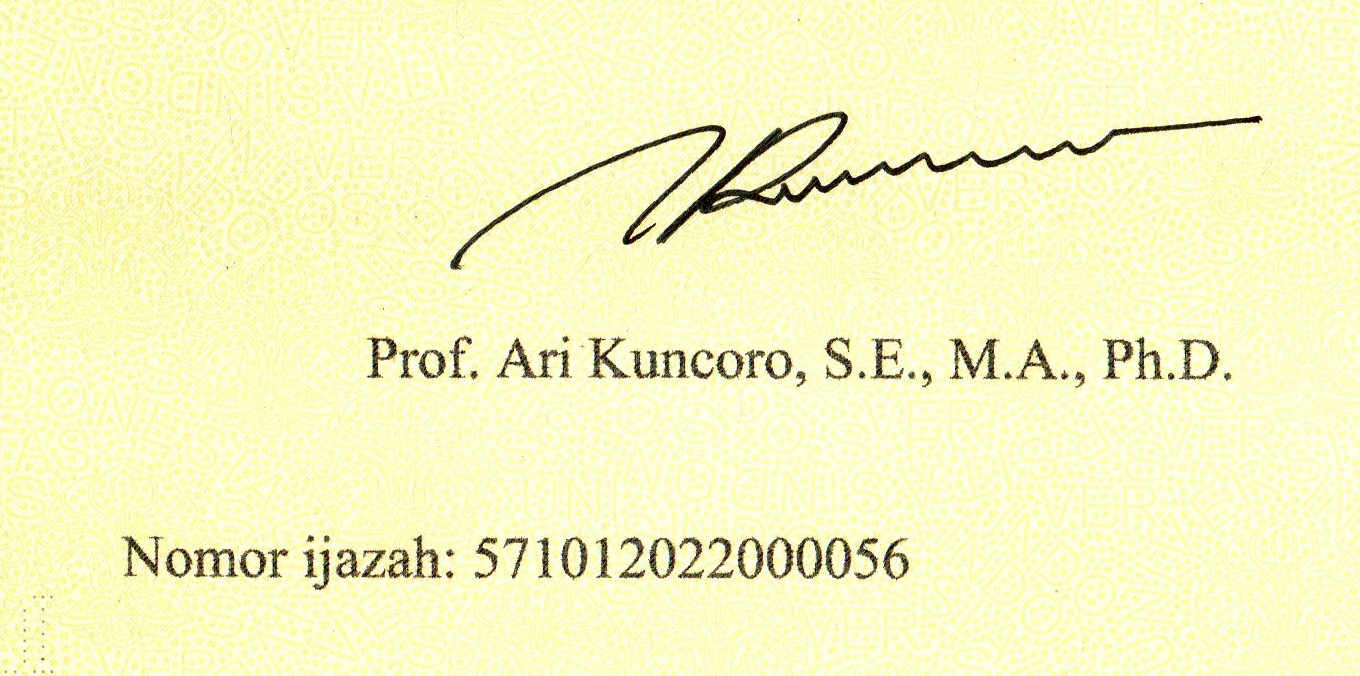
#> input picture Ijazah/01_HighQuality_Enhanced (4).jpg, 1360 x 676 px; its folder holds only this picture in this run
$ python main.py
#> lines starting #> are read from the running program, lines starting #| are printed output that depends on the picture; after the words box and inside, x2 and y2 are one past the last pixel; in counts of white or black regions, pixels touching at a corner belong together
#> in main, gambar is the input picture: shape (676, 1360, 3); mean B, G, R 194.9, 246.5, 246.8
import cv2
import re
import pytesseract

pytesseract.pytesseract.tesseract_cmd = (
    r"C:\Program Files\Tesseract-OCR\tesseract.exe"
)

import pandas as pd
import numpy as np

from pathlib import Path


# 1. Pengaturan

FOLDER_NOMOR_IJAZAH = Path("Ijazah")
FOLDER_HASIL = Path("Hasil")

FOLDER_NOMOR_IJAZAH.mkdir(exist_ok=True)
FOLDER_HASIL.mkdir(exist_ok=True)

# Nomor ijazah acuan dari gambar yang diberikan
GROUND_TRUTH = "571012022000056"

# Area tanda tangan dalam persen setelah gambar diluruskan.
AREA_TTD = (35, 18, 96, 45)

# Ambang awal deteksi tanda tangan
AMBANG_TTD = 0.005

EKSTENSI_GAMBAR = {
    ".jpg", ".jpeg", ".png", ".bmp", ".tif", ".tiff"
}

# [10 lines left out: function batas_area_persen, not called in this run]


# 3. Enhancement gambar
def buat_metode(gambar):
    # Pastikan input berupa gambar grayscale
    if len(gambar.shape) == 3:
        abu = cv2.cvtColor(gambar, cv2.COLOR_BGR2GRAY)
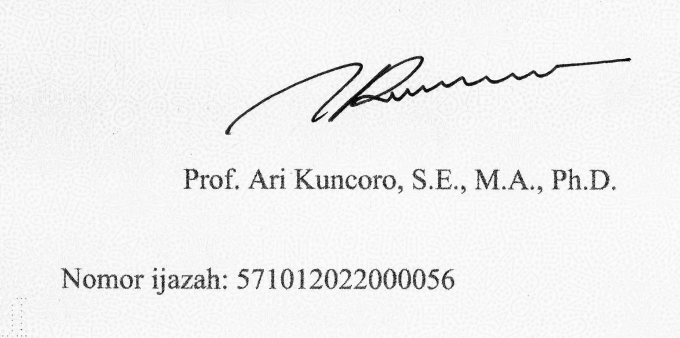
#> abu: shape (676, 1360) (shown at 1/2 size); min 0, max 255, mean 240.7
    else:
        abu = gambar.copy()

    # Mengurangi bintik kecil
    denoise = cv2.fastNlMeansDenoising(abu, None, 10, 7, 21)

    # Meningkatkan kontras lokal
    clahe = cv2.createCLAHE(
        clipLimit=2.0, tileGridSize=(8, 8)
    ).apply(denoise)

    # Mempertajam teks
    blur = cv2.GaussianBlur(clahe, (0, 0), 1.5)
    sharpen = cv2.addWeighted(clahe, 1.5, blur, -0.5, 0)

    # Threshold dengan blok lebih besar untuk mengurangi
    # pengaruh bintik-bintik kecil pada latar
    adaptive = cv2.adaptiveThreshold(
        clahe, 255, cv2.ADAPTIVE_THRESH_GAUSSIAN_C, cv2.THRESH_BINARY, 51, 15
    )
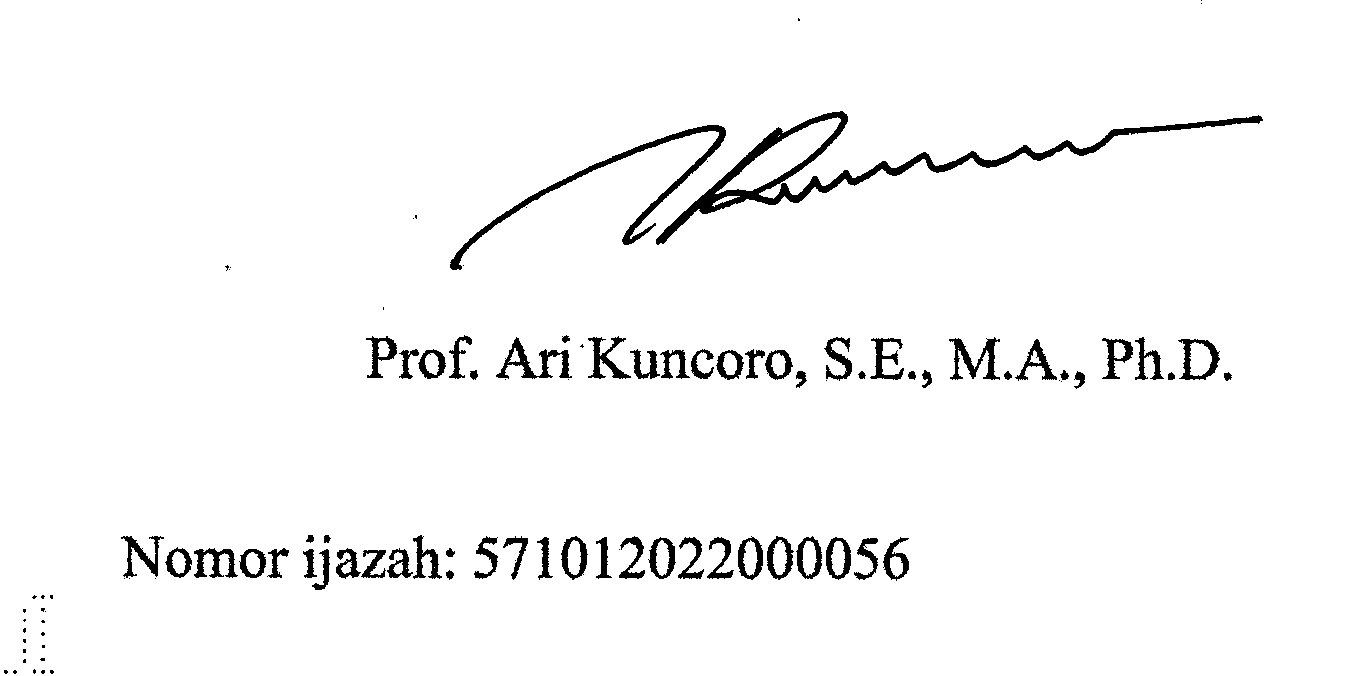
#> adaptive: shape (676, 1360); 96.7% white; 105 black regions (43 under 20 px), largest, box (x1, y1, x2, y2) and area: (656, 111, 1263, 245) 6846, (450, 125, 726, 270) 2831, (496, 337, 572, 379) 953

    # Otsu sebagai metode pembanding
    _, otsu = cv2.threshold(clahe, 0, 255, cv2.THRESH_BINARY + cv2.THRESH_OTSU)
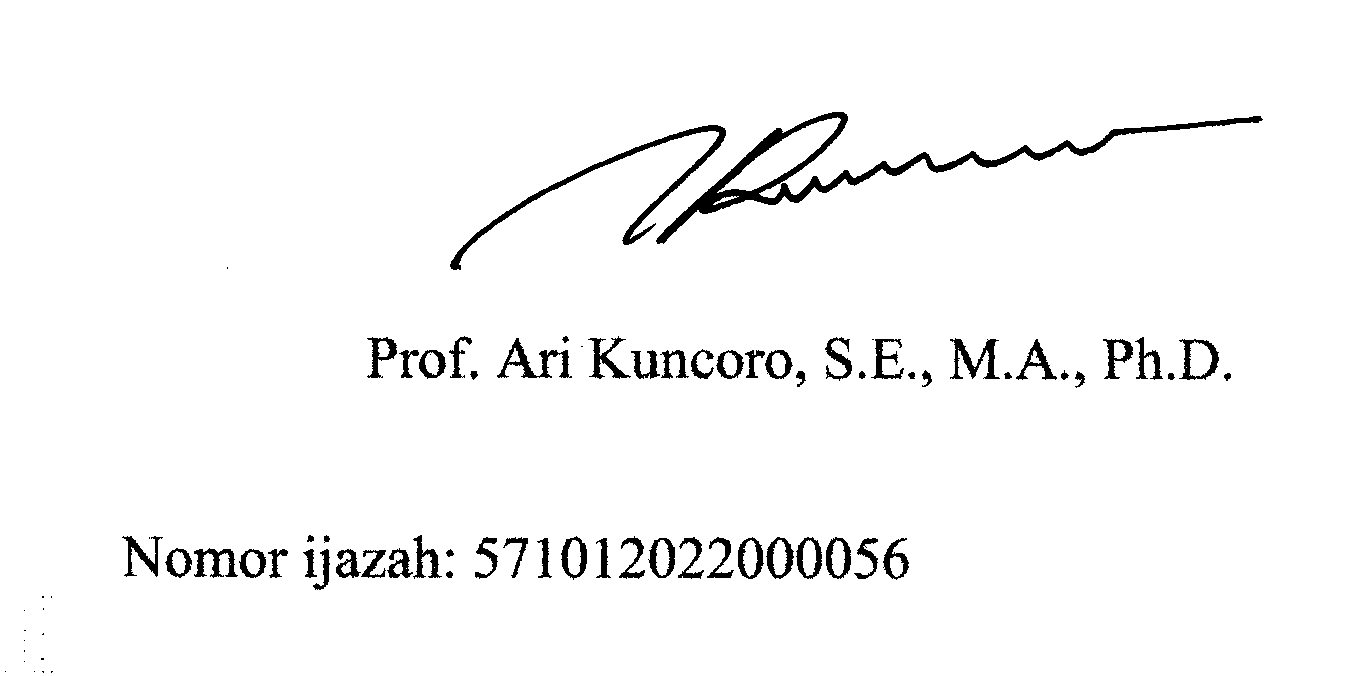
#> otsu: shape (676, 1360); 96.9% white; 81 black regions (19 under 20 px), largest, box (x1, y1, x2, y2) and area: (656, 112, 1263, 244) 6841, (450, 125, 726, 270) 2716, (497, 338, 572, 378) 875

    return {
        "Grayscale": abu,
        "Denoise + CLAHE": clahe,
        "Sharpen": sharpen,
        "Adaptive Threshold": adaptive,
        "Otsu Threshold": otsu
    }

# 4. OCR nomor ijazah
def baca_ocr(gambar):
    """
    Membaca nomor ijazah dari gambar.
    """

    # Memperbesar gambar agar teks lebih mudah dibaca
    gambar_besar = cv2.resize(
        gambar, None, fx=3, fy=3, interpolation=cv2.INTER_CUBIC
    )
    konfigurasi = "--oem 3 --psm 7 -c tessedit_char_whitelist=0123456789-/"
    teks = pytesseract.image_to_string(gambar_besar, config=konfigurasi)

    # Menghapus karakter selain angka, tanda hubung, dan garis miring
    teks = re.sub(r"[^0-9\-/]", "", teks)

    return teks


# 5. Menghitung CER
# [103 lines left out: functions hitung_cer, deteksi_ttd, buat_simulasi_tanpa_ttd, not called in this run]


# 8. Memproses satu gambar
def evaluasi_gambar(gambar, nama_file, jenis):
    # Menjalankan OCR pada seluruh gambar
    metode = buat_metode(gambar)
#> metode = 5 items
    hasil_metode = []

    for nama_metode, gambar_metode in metode.items():
        nomor = baca_ocr(gambar_metode)
        cer = hitung_cer(GROUND_TRUTH, nomor)

        hasil_metode.append({
            "Nama file": nama_file,
            "Jenis gambar": jenis,
            "Metode": nama_metode,
            "Hasil OCR": nomor,
            "CER (%)": round(cer * 100, 2)
        })
#> this loop made 1 pass
#> nama_metode on pass 1: 'Grayscale'
#> after the loop, hasil_metode = []

    # Memilih metode dengan CER terendah
    terbaik = min(hasil_metode, key=lambda item: item["CER (%)"])

    # Deteksi tanda tangan pada seluruh gambar
    (
        status_ttd, persentase_foreground, mask_global, mask_otsu, mask_morph
    ) = deteksi_ttd(gambar)

    # Folder output untuk setiap gambar
    folder_output = FOLDER_HASIL / Path(nama_file).stem
    folder_output.mkdir(parents=True, exist_ok=True)

    # Simpan hasil deteksi tanda tangan pada seluruh gambar
    cv2.imwrite(str(folder_output / "threshold_global.jpg"), mask_global)
    cv2.imwrite(str(folder_output / "threshold_otsu.jpg"), mask_otsu)
    cv2.imwrite(str(folder_output / "morphology.jpg"), mask_morph)

    # Simpan gambar lurus
    cv2.imwrite(str(folder_output / "gambar_lurus.jpg"), gambar)

    # Simpan semua hasil enhancement
    for nama_metode, gambar_metode in metode.items():
        nama_aman = re.sub(r"\W+", "_", nama_metode.lower())
        cv2.imwrite(str(folder_output / f"{nama_aman}.jpg"), gambar_metode)

    # Ringkasan untuk CSV
    ringkasan = {
        "Nama file": nama_file,
        "Jenis gambar": jenis,
        "Hasil OCR": terbaik["Hasil OCR"],
        "Status TTD": status_ttd,
        "Persentase foreground (%)": round(persentase_foreground, 2),
        "Nilai CER (%)": terbaik["CER (%)"],
        "Metode terbaik": terbaik["Metode"]
    }

    return ringkasan, hasil_metode

# 9. Memproses semua gambar
def main():
    daftar_gambar = sorted(
        file for file in FOLDER_NOMOR_IJAZAH.iterdir()
        if file.is_file()
        and file.suffix.lower() in EKSTENSI_GAMBAR
    )

    if not daftar_gambar:
        print(
            f"Folder {FOLDER_NOMOR_IJAZAH} kosong. "
            "Masukkan gambar ijazah terlebih dahulu."
        )
        return

    semua_ringkasan = []
    semua_perbandingan = []

    for file_gambar in daftar_gambar:
        gambar = cv2.imread(str(file_gambar))

        if gambar is None:
            print("Gagal membaca:", file_gambar.name)
            continue

        # Simpan hasil gambar yang sudah diluruskan
        cv2.imwrite(str(FOLDER_HASIL / f"{file_gambar.stem}_lurus.jpg"), gambar)

        # Uji gambar asli
        ringkasan, perbandingan = evaluasi_gambar(gambar, file_gambar.name, "ASLI")

        semua_ringkasan.append(ringkasan)
        semua_perbandingan.extend(perbandingan)

        # Buat gambar simulasi tanpa tanda tangan
        simulasi = buat_simulasi_tanpa_ttd(gambar)

        nama_simulasi = f"{file_gambar.stem}_tanpa_ttd.png"

        folder_simulasi = FOLDER_HASIL / "simulasi_tanpa_ttd"
        folder_simulasi.mkdir(parents=True, exist_ok=True)

        cv2.imwrite(str(folder_simulasi / nama_simulasi), simulasi)

        # Uji gambar simulasi menggunakan pipeline yang sama
        ringkasan_sim, perbandingan_sim = evaluasi_gambar(
            simulasi, nama_simulasi, "SIMULASI TANPA TTD"
        )

        semua_ringkasan.append(ringkasan_sim)
        semua_perbandingan.extend(perbandingan_sim)

        print("Selesai memproses:", file_gambar.name)

    # Menyimpan tabel utama
    if semua_ringkasan:
        tabel = pd.DataFrame(semua_ringkasan)

        tabel.to_csv(FOLDER_HASIL / "hasil_verifikasi.csv", index=False, encoding="utf-8-sig")

        print("\n=== TABEL HASIL VERIFIKASI ===")
        print(tabel.to_string(index=False))

    # Menyimpan perbandingan seluruh metode OCR
    if semua_perbandingan:
        tabel_metode = pd.DataFrame(semua_perbandingan)

        tabel_metode.to_csv(
            FOLDER_HASIL / "perbandingan_metode.csv", index=False, encoding="utf-8-sig"
        )

        print("\n=== PERBANDINGAN METODE ===")
        print(tabel_metode.to_string(index=False))

    print("\nSemua hasil disimpan di folder hasil.")


if __name__ == "__main__":
    main()
#> (the call stopped at in baca_ocr, `teks = pytesseract.image_to_string(gambar_besar, config=konfigurasi)`: pytesseract is not available in this run)

$ run again, on Ijazah/07_ColorShift_WarmTint (2).jpg
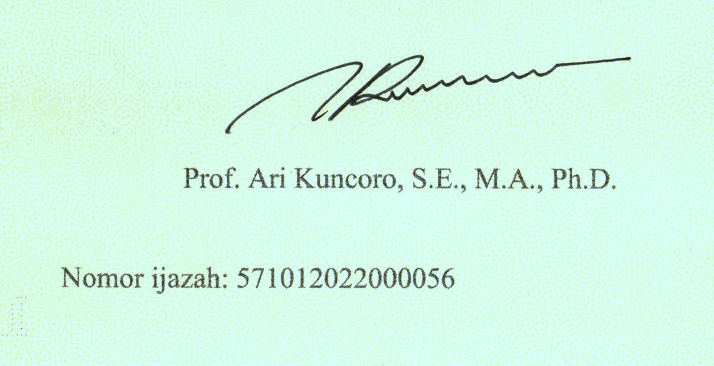
#> input picture Ijazah/07_ColorShift_WarmTint (2).jpg, 1428 x 731 px (shown at 1/2 size)
#> in main, gambar is the input picture: shape (731, 1428, 3); mean B, G, R 229.6, 247.9, 210.9
#> in buat_metode, `adaptive = cv2.adaptiveThreshold( clahe, 255, cv2.ADAPTIVE_THRESH_GAUS..`:
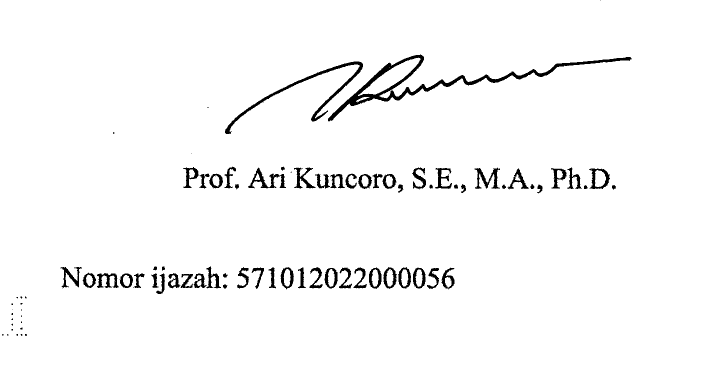
#> adaptive: shape (731, 1428) (shown at 1/2 size); 97.1% white; 89 black regions (27 under 20 px), largest, box (x1, y1, x2, y2) and area: (656, 109, 1263, 243) 6859, (450, 123, 726, 268) 2853, (496, 335, 572, 377) 957
#> in buat_metode, `_, otsu = cv2.threshold(clahe, 0, 255, cv2.THRESH_BINARY + cv2.THRESH_..`:
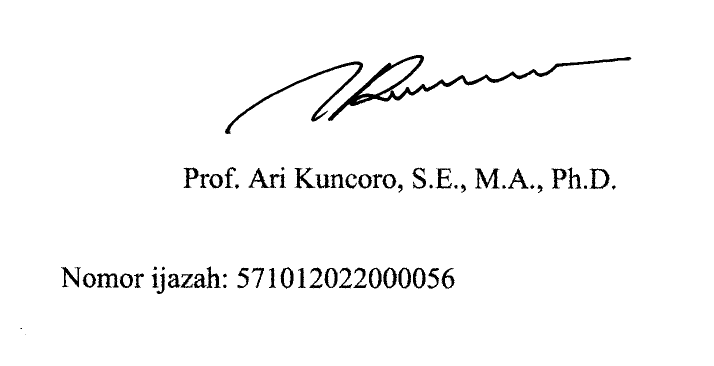
#> otsu: shape (731, 1428) (shown at 1/2 size); 97.3% white; 66 black regions (4 under 20 px), largest, box (x1, y1, x2, y2) and area: (656, 110, 1263, 242) 6903, (450, 123, 726, 268) 2729, (497, 336, 572, 376) 882
#> metode = 5 items
#> the loop in evaluasi_gambar, `for nama_metode, gambar_metode in metode.items():` made 1 pass
#> nama_metode on pass 1: 'Grayscale'
#> after the loop in evaluasi_gambar, `for nama_metode, gambar_metode in metode.items():`: hasil_metode = []

$ run again, on Ijazah/08_JPEGCompression_Artifacts (2).jpg
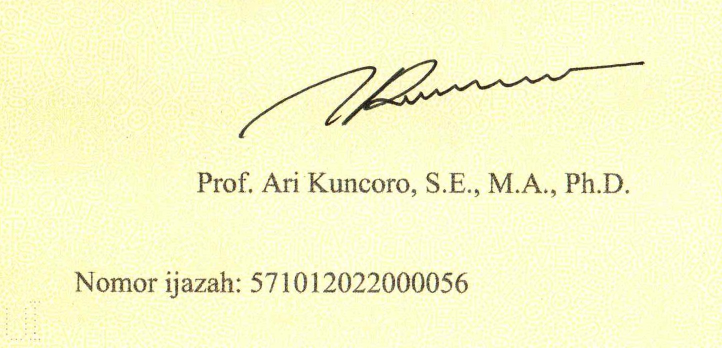
#> input picture Ijazah/08_JPEGCompression_Artifacts (2).jpg, 1444 x 695 px (shown at 1/2 size)
#> in main, gambar is the input picture: shape (695, 1444, 3); mean B, G, R 201.8, 247.6, 247.3
#> in buat_metode, `adaptive = cv2.adaptiveThreshold( clahe, 255, cv2.ADAPTIVE_THRESH_GAUS..`:
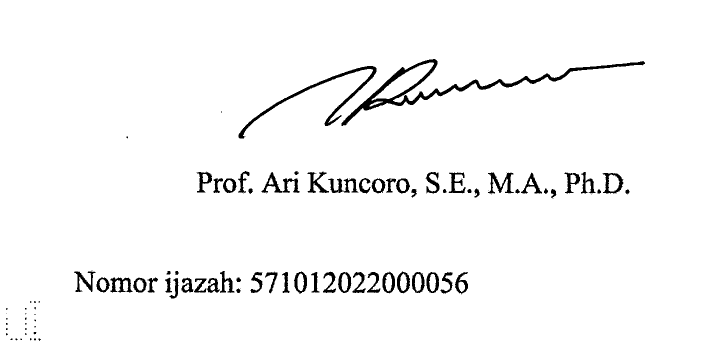
#> adaptive: shape (695, 1444) (shown at 1/2 size); 96.9% white; 103 black regions (40 under 20 px), largest, box (x1, y1, x2, y2) and area: (683, 118, 1290, 252) 6953, (477, 132, 753, 277) 2952, (523, 344, 599, 386) 984
#> in buat_metode, `_, otsu = cv2.threshold(clahe, 0, 255, cv2.THRESH_BINARY + cv2.THRESH_..`:
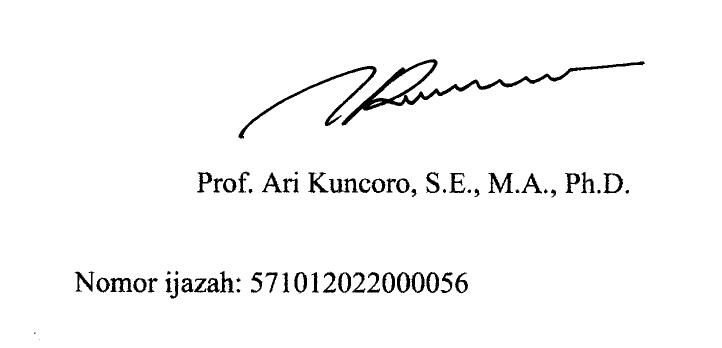
#> otsu: shape (695, 1444) (shown at 1/2 size); 97.1% white; 67 black regions (4 under 20 px), largest, box (x1, y1, x2, y2) and area: (683, 118, 1290, 251) 7015, (477, 132, 753, 277) 2801, (977, 345, 1026, 386) 802
#> metode = 5 items
#> the loop in evaluasi_gambar, `for nama_metode, gambar_metode in metode.items():` made 1 pass
#> nama_metode on pass 1: 'Grayscale'
#> after the loop in evaluasi_gambar, `for nama_metode, gambar_metode in metode.items():`: hasil_metode = []
